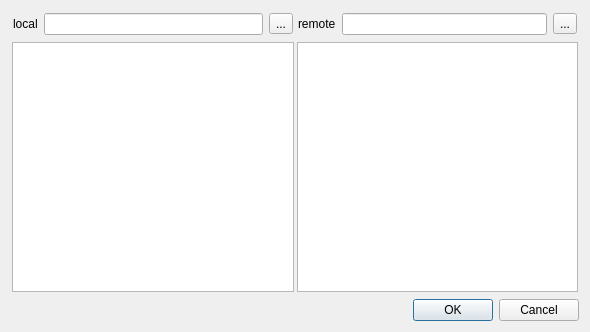
<?xml version="1.0" encoding="UTF-8"?>
<ui version="4.0">
 <class>SftpWindow</class>
 <widget class="QDialog" name="SftpWindow">
  <property name="geometry">
   <rect>
    <x>0</x>
    <y>0</y>
    <width>590</width>
    <height>332</height>
   </rect>
  </property>
  <property name="windowTitle">
   <string>sftp</string>
  </property>
  <layout class="QVBoxLayout" name="verticalLayout_3">
   <item>
    <widget class="QSplitter" name="splitter">
     <property name="orientation">
      <enum>Qt::Horizontal</enum>
     </property>
     <property name="handleWidth">
      <number>1</number>
     </property>
     <widget class="QWidget" name="verticalLayoutWidget">
      <layout class="QVBoxLayout" name="verticalLayout">
       <property name="leftMargin">
        <number>1</number>
       </property>
       <property name="topMargin">
        <number>1</number>
       </property>
       <property name="rightMargin">
        <number>1</number>
       </property>
       <property name="bottomMargin">
        <number>1</number>
       </property>
       <item>
        <layout class="QHBoxLayout" name="horizontalLayout">
         <property name="leftMargin">
          <number>1</number>
         </property>
         <property name="topMargin">
          <number>1</number>
         </property>
         <property name="rightMargin">
          <number>1</number>
         </property>
         <property name="bottomMargin">
          <number>1</number>
         </property>
         <item>
          <widget class="QLabel" name="label">
           <property name="sizePolicy">
            <sizepolicy hsizetype="Fixed" vsizetype="Preferred">
             <horstretch>0</horstretch>
             <verstretch>0</verstretch>
            </sizepolicy>
           </property>
           <property name="text">
            <string>local</string>
           </property>
          </widget>
         </item>
         <item>
          <widget class="QLineEdit" name="lineEditPathLocal"/>
         </item>
         <item>
          <widget class="QToolButton" name="toolButtonPathLocal">
           <property name="text">
            <string notr="true">...</string>
           </property>
          </widget>
         </item>
        </layout>
       </item>
       <item>
        <widget class="QTreeView" name="treeViewLocal"/>
       </item>
      </layout>
     </widget>
     <widget class="QWidget" name="verticalLayoutWidget_2">
      <layout class="QVBoxLayout" name="verticalLayout_2">
       <property name="leftMargin">
        <number>1</number>
       </property>
       <property name="topMargin">
        <number>1</number>
       </property>
       <property name="rightMargin">
        <number>1</number>
       </property>
       <property name="bottomMargin">
        <number>1</number>
       </property>
       <item>
        <layout class="QHBoxLayout" name="horizontalLayout_2">
         <property name="leftMargin">
          <number>1</number>
         </property>
         <property name="topMargin">
          <number>1</number>
         </property>
         <property name="rightMargin">
          <number>1</number>
         </property>
         <property name="bottomMargin">
          <number>1</number>
         </property>
         <item>
          <widget class="QLabel" name="label_2">
           <property name="sizePolicy">
            <sizepolicy hsizetype="Fixed" vsizetype="Preferred">
             <horstretch>0</horstretch>
             <verstretch>0</verstretch>
            </sizepolicy>
           </property>
           <property name="text">
            <string>remote</string>
           </property>
          </widget>
         </item>
         <item>
          <widget class="QLineEdit" name="lineEditPathRemote"/>
         </item>
         <item>
          <widget class="QToolButton" name="toolButtonPathRemote">
           <property name="text">
            <string notr="true">...</string>
           </property>
          </widget>
         </item>
        </layout>
       </item>
       <item>
        <widget class="QTreeView" name="treeViewRemote"/>
       </item>
      </layout>
     </widget>
    </widget>
   </item>
   <item>
    <widget class="QDialogButtonBox" name="buttonBox">
     <property name="orientation">
      <enum>Qt::Horizontal</enum>
     </property>
     <property name="standardButtons">
      <set>QDialogButtonBox::Cancel|QDialogButtonBox::Ok</set>
     </property>
    </widget>
   </item>
  </layout>
 </widget>
 <resources/>
 <connections>
  <connection>
   <sender>buttonBox</sender>
   <signal>accepted()</signal>
   <receiver>SftpWindow</receiver>
   <slot>accept()</slot>
   <hints>
    <hint type="sourcelabel">
     <x>248</x>
     <y>254</y>
    </hint>
    <hint type="destinationlabel">
     <x>157</x>
     <y>274</y>
    </hint>
   </hints>
  </connection>
  <connection>
   <sender>buttonBox</sender>
   <signal>rejected()</signal>
   <receiver>SftpWindow</receiver>
   <slot>reject()</slot>
   <hints>
    <hint type="sourcelabel">
     <x>316</x>
     <y>260</y>
    </hint>
    <hint type="destinationlabel">
     <x>286</x>
     <y>274</y>
    </hint>
   </hints>
  </connection>
 </connections>
</ui>
